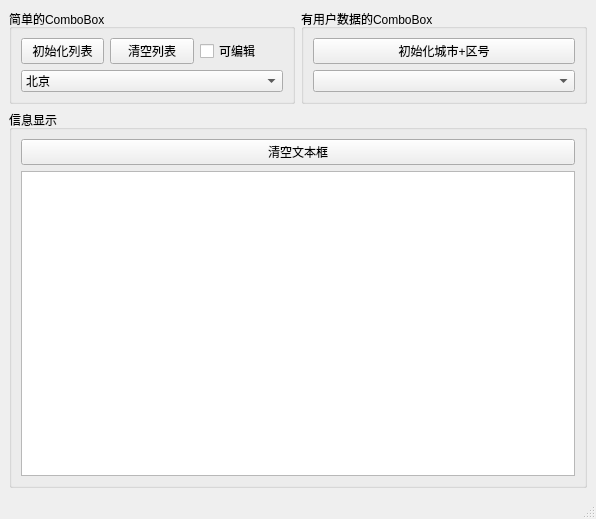
<?xml version="1.0" encoding="UTF-8"?>
<ui version="4.0">
 <class>MainWindow</class>
 <widget class="QMainWindow" name="MainWindow">
  <property name="geometry">
   <rect>
    <x>0</x>
    <y>0</y>
    <width>596</width>
    <height>519</height>
   </rect>
  </property>
  <property name="windowTitle">
   <string>MainWindow</string>
  </property>
  <widget class="QWidget" name="centralwidget">
   <layout class="QGridLayout" name="gridLayout_2">
    <item row="0" column="0">
     <widget class="QGroupBox" name="groupBox">
      <property name="title">
       <string>简单的ComboBox</string>
      </property>
      <layout class="QGridLayout" name="gridLayout">
       <item row="0" column="0">
        <widget class="QPushButton" name="btnInitList">
         <property name="text">
          <string>初始化列表</string>
         </property>
        </widget>
       </item>
       <item row="0" column="1">
        <widget class="QPushButton" name="btnClearList">
         <property name="text">
          <string>清空列表</string>
         </property>
        </widget>
       </item>
       <item row="0" column="2">
        <widget class="QCheckBox" name="chkEdittable">
         <property name="text">
          <string>可编辑</string>
         </property>
        </widget>
       </item>
       <item row="1" column="0" colspan="3">
        <widget class="QComboBox" name="comboItem">
         <item>
          <property name="text">
           <string>北京</string>
          </property>
          <property name="icon">
           <iconset resource="icons.qrc">
            <normaloff>:/icons/UNIT.ICO</normaloff>:/icons/UNIT.ICO</iconset>
          </property>
         </item>
         <item>
          <property name="text">
           <string>上海</string>
          </property>
          <property name="icon">
           <iconset resource="icons.qrc">
            <normaloff>:/icons/UNIT.ICO</normaloff>:/icons/UNIT.ICO</iconset>
          </property>
         </item>
        </widget>
       </item>
      </layout>
     </widget>
    </item>
    <item row="0" column="1">
     <widget class="QGroupBox" name="groupBox_2">
      <property name="title">
       <string>有用户数据的ComboBox</string>
      </property>
      <layout class="QVBoxLayout" name="verticalLayout_2">
       <item>
        <widget class="QPushButton" name="btnInitCity">
         <property name="text">
          <string>初始化城市+区号</string>
         </property>
        </widget>
       </item>
       <item>
        <widget class="QComboBox" name="comboCity">
         <property name="currentText">
          <string/>
         </property>
         <property name="placeholderText">
          <string>请选择一个城市</string>
         </property>
        </widget>
       </item>
      </layout>
     </widget>
    </item>
    <item row="1" column="0" colspan="2">
     <widget class="QGroupBox" name="groupBox_3">
      <property name="title">
       <string>信息显示</string>
      </property>
      <layout class="QVBoxLayout" name="verticalLayout">
       <item>
        <widget class="QPushButton" name="btnClear">
         <property name="text">
          <string>清空文本框</string>
         </property>
        </widget>
       </item>
       <item>
        <widget class="QPlainTextEdit" name="plainTextEdit"/>
       </item>
      </layout>
     </widget>
    </item>
   </layout>
  </widget>
  <widget class="QMenuBar" name="menubar">
   <property name="geometry">
    <rect>
     <x>0</x>
     <y>0</y>
     <width>596</width>
     <height>21</height>
    </rect>
   </property>
  </widget>
  <widget class="QStatusBar" name="statusbar"/>
 </widget>
 <resources>
  <include location="icons.qrc"/>
 </resources>
 <connections/>
</ui>
